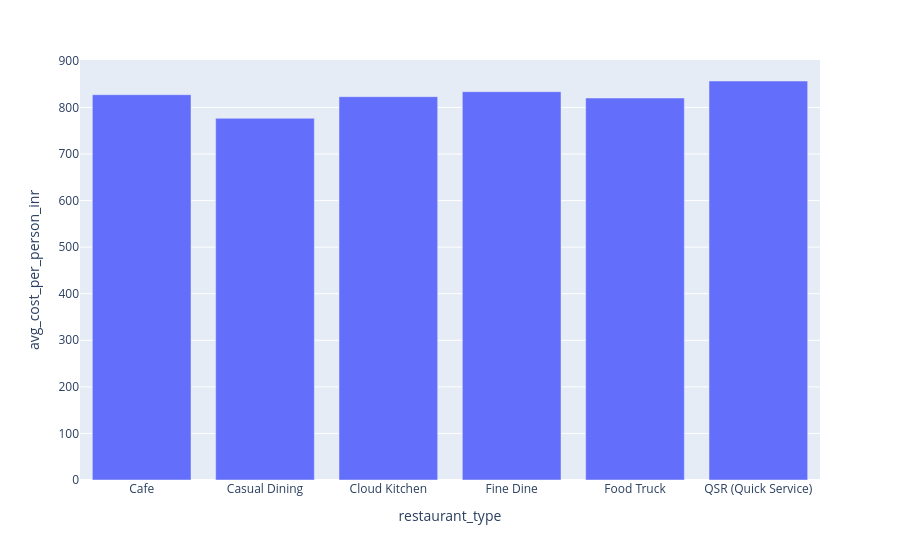

The code cell stored with this chart in its notebook:
### Code cell
avg_cost = df.groupby('restaurant_type')['avg_cost_per_person_inr'].mean().reset_index()
fig = px.bar(
    avg_cost,
    x='restaurant_type',
    y='avg_cost_per_person_inr'
)
fig.show()

### Figure 1 — Plotly figure (JSON) as saved in the notebook; plotly's stock layout.template omitted (floating-point values rounded to 4 significant figures)
{"data": [{"hovertemplate": "restaurant_type=%{x}<br>avg_cost_per_person_inr=%{y}<extra></extra>", "legendgroup": "", "marker": {"color": "#636efa", "pattern": {"shape": ""}}, "name": "", "orientation": "v", "showlegend": false, "textposition": "auto", "type": "bar", "x": ["Cafe", "Casual Dining", "Cloud Kitchen", "Fine Dine", "Food Truck", "QSR (Quick Service)"], "xaxis": "x", "y": [827.4, 776.7, 823.1, 833.9, 820.3, 856.8], "yaxis": "y"}], "layout": {"barmode": "relative", "legend": {"tracegroupgap": 0}, "margin": {"t": 60}, "xaxis": {"anchor": "y", "domain": [0, 1], "title": {"text": "restaurant_type"}}, "yaxis": {"anchor": "x", "domain": [0, 1], "title": {"text": "avg_cost_per_person_inr"}}}}
